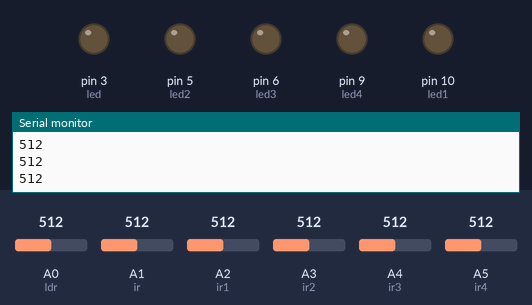
The sketch below on a simulated Arduino Uno, built with avr-gcc and run on an emulated ATmega328P. On the bench: output pins drawn as LEDs (lit = HIGH), the last lines printed to the serial monitor. The inputs (shaded band) are chosen by the test bench; at power-on: A0 (ldr) = 512, A1 (ir) = 512, A2 (ir1) = 512, A3 (ir2) = 512, A4 (ir3) = 512, A5 (ir4) = 512.

Above: at 1.2 s.
1.3 s: A0 (ldr) set to 319
2.8 s: A0 (ldr) set to 285
At 3.4 s:
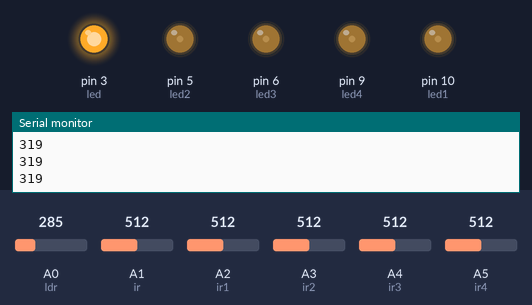
At 4.2 s:
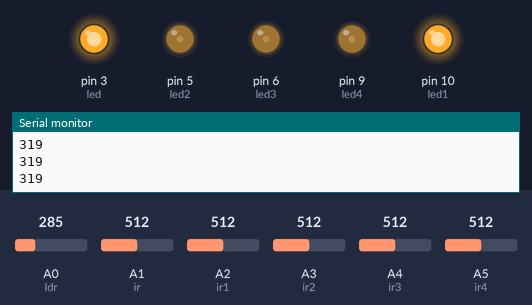
Timing chart, 0 to 14.8 s (numbered marks = the images above; inputs shaded):
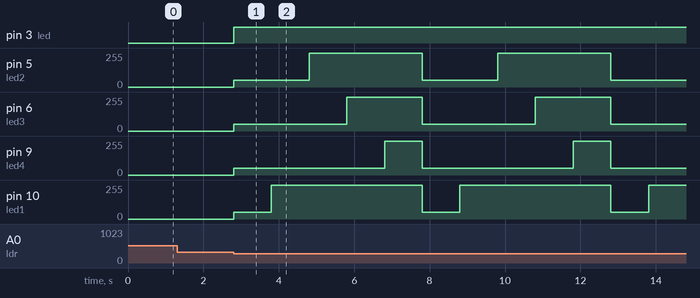

Measured:
- the behaviour switches between 301 and 300 on A0 (ldr) (found by bisection; images 0 and 1)
- after the input at 2.8 s, pin 3 (led): LOW → HIGH at once; pin 5 (led2): alternates 255/255 for 3.0 s and 51/255 for 2.0 s, starting at once

The sketch:

joe_code_refer.ino
```cpp
int led=3;
int led1=10;
int led2=5;
int led3=6;
int led4=9;

int ldr=A0;

int ir=A1;
int ir1=A2;
int ir2=A3;
int ir3=A4;
int ir4=A5;

void setup()
{
  Serial.begin (9600);

  pinMode (led,OUTPUT);
  pinMode (led1,OUTPUT);
  pinMode (led2,OUTPUT);
  pinMode (led3,OUTPUT);
  pinMode (led4,OUTPUT);

  pinMode (ldr,INPUT);

  pinMode (ir,INPUT);
  pinMode (ir1,INPUT);
  pinMode (ir2,INPUT);
  pinMode (ir3,INPUT);
  pinMode (ir4,INPUT);
}

void loop()
{
  Serial.println(analogRead(A0));
  int ldrstatus=analogRead (ldr);
  if (ldrstatus<=300)
  {
    digitalWrite(led,HIGH);
    analogWrite(led,255/5);

    digitalWrite(led1,HIGH);
    analogWrite(led1,255/5);

    digitalWrite(led2,HIGH);
    analogWrite(led2,255/5);

    digitalWrite(led3,HIGH);
    analogWrite(led3,255/5);

    digitalWrite(led4,HIGH);
    analogWrite(led4,255/5);

      if (analogRead(A1)<500)
       {
        digitalWrite(led,HIGH);
        analogWrite(led,255/5);
       }
      else
       {
        digitalWrite(led,HIGH);
        delay(1000);
       }

       if (analogRead(A2)<500)
       {
        digitalWrite(led1,HIGH);
        analogWrite(led1,255/5);
       }
      else
       {
        digitalWrite(led1,HIGH);
        delay(1000);
       }

       if (analogRead(A3)<500)
       {
        digitalWrite(led2,HIGH);
        analogWrite(led2,255/5);
       }
      else
       {
        digitalWrite(led2,HIGH);
        delay(1000);
       }

       if (analogRead(A4)<500)
       {
        digitalWrite(led3,HIGH);
        analogWrite(led3,255/5);
       }
      else
       {
        digitalWrite(led3,HIGH);
        delay(1000);
       }

       if (analogRead(A5)<500)
       {
        digitalWrite(led4,HIGH);
        analogWrite(led4,255/5);
       }
      else
       {
        digitalWrite(led4,HIGH);
        delay(1000);
       }
  }

   else
   {
    digitalWrite(led,LOW);
    digitalWrite(led1,LOW);
    digitalWrite(led2,LOW);
    digitalWrite(led3,LOW);
    digitalWrite(led4,LOW);
   }
}
```
